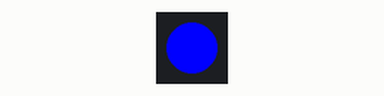
Recording of a program running on a simulated ATtiny85, built with avr-gcc and run on an emulated ATtiny85. Parts: 1 RGB LEDs in strip order, left to right. Dim RGB values are drawn brighter than linear; the strip is taken to match the declared colour order.

Above: at 0.15 s.
At 9.77 s:
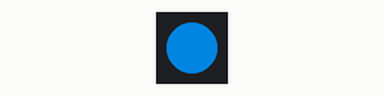
At 19.7 s:
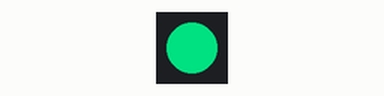
At 39.56 s:
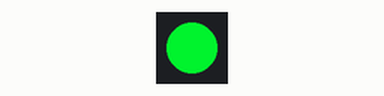
Timing chart, 0 to 40.0 s (numbered marks = the images above):
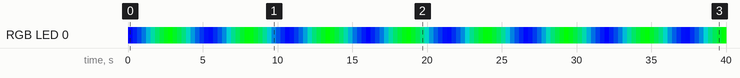

The program:

main.cpp
```cpp
#include <Arduino.h>
#include <Adafruit_NeoPixel.h>
#include <avr/power.h>


Adafruit_NeoPixel strip = Adafruit_NeoPixel(1, 3, NEO_RGBW + NEO_KHZ800);

void setup() {
  // pinMode(2, OUTPUT);

  // if (F_CPU == 16000000)
  clock_prescale_set(clock_div_1);


  strip.begin();
  strip.show(); // Initialize all pixels to 'off'
}

void loop() {

  // strip.setPixelColor(0, strip.Color(0, 250, 0));
  // strip.show();
  // delay(500);
  //
  // strip.setPixelColor(0, strip.Color(0, 0, 0));
  // strip.show();
  // delay(500);


  for(int i = 0; i<=255; i++){
    strip.setPixelColor(0, strip.Color(0, i, 255-i));
    // strip.setPixelColor(1, strip.Color(0, i, 255-i));
    // strip.setPixelColor(2, strip.Color(0, i, 255-i));
    strip.show();
    delay(10);
  }
  for(int i = 255; i>=0; i--){
    strip.setPixelColor(0, strip.Color(0, i, 255-i));
    // strip.setPixelColor(1, strip.Color(0, i, 255-i));
    // strip.setPixelColor(2, strip.Color(0, i, 255-i));
    strip.show();
    delay(10);
  }
}
```

Measured:
- by itself, RGB LED 0: off → RGB(0, 0, 255) at 0.00 s, → RGB(0, 29, 226) 0.30 s later, → RGB(0, 58, 197) 0.30 s later, → RGB(0, 87, 168) 0.30 s later, … (133 changes in this stretch)
